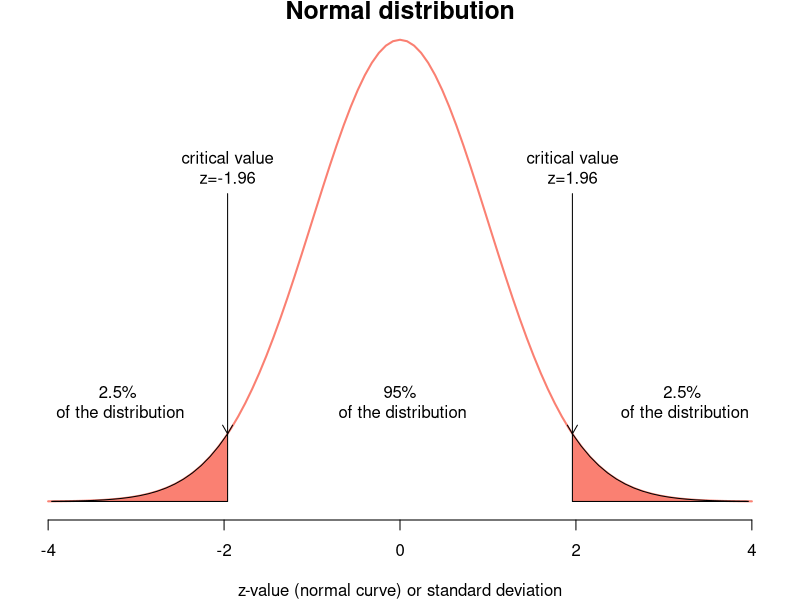
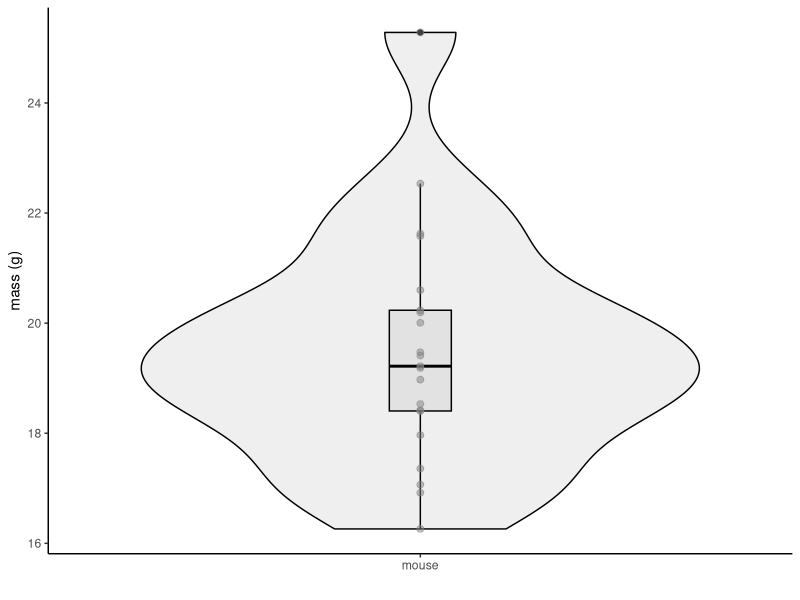
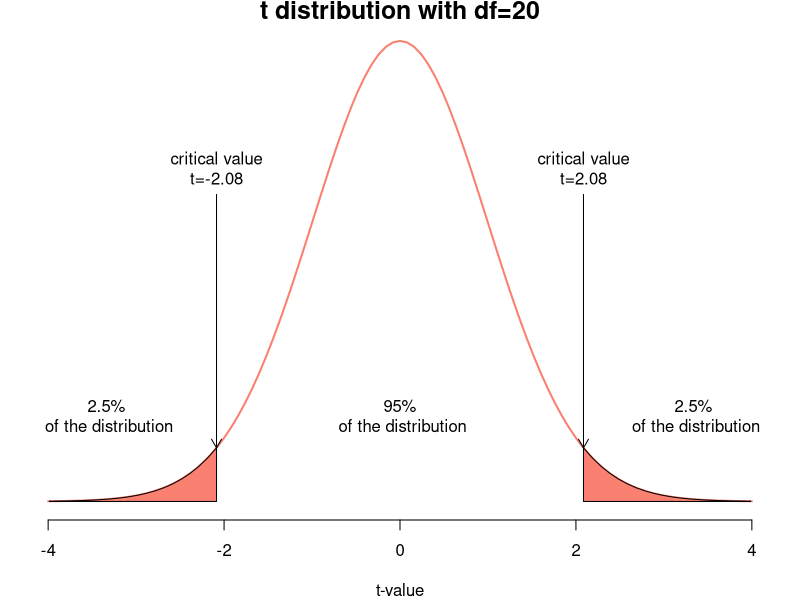
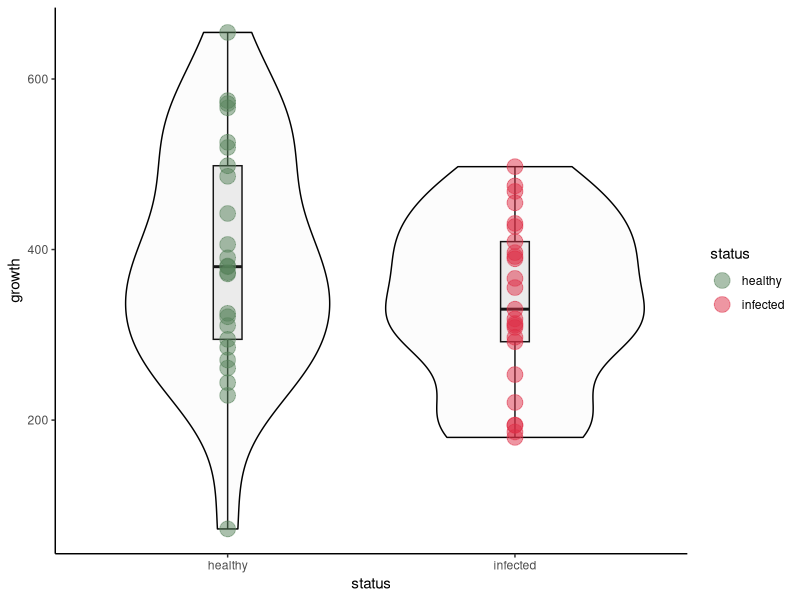

R code for these plots, in order: (Note: this script raises an error after producing the figures.)
## ---- chunk 1
#| include: false
knit_print.data.frame = function(x, ...) {
  res = paste(c("", "", 
                knitr::kable(x, digits = 2) |> 
                  kableExtra::kable_styling()), collapse = "\n")
  knitr::asis_output(res)
}

registerS3method(
  "knit_print", "data.frame", knit_print.data.frame,
  envir = asNamespace("knitr")
)

## ---- chunk 2
#| echo: false
cowID<-as.character(1:80)
group<-rep(c("Control","Supplement"), each=40)
milk<-c(rnorm(40,24.5,2.2),rnorm(40,27.5,3))
df<-data.frame(cowID,group,milk)
head(df)


## ---- chunk 3
#| echo: false
# If you are looking at the code on quarto, this code IS NOT IMPORTANT
# for you to understand. The figure is what matters


x<-seq(-5,5,length.out=1000)
op <- par(mai=c(0.8, 0.2, 0.2, 0.2))
curve(dnorm(x), -4, 4, xlab="z-value (normal curve) or standard deviation", ylab="", yaxt="n",
      ylim=c(0,0.4),lwd=2,col="salmon",
      frame=FALSE , main="Normal distribution", cex.main=1.5)
xs1 <- seq(qnorm(.025), -4, by=-0.1)
ys1 <- dnorm(xs1)
xs2 <- seq(qnorm(.975), 4, by=0.1)
ys2 <- dnorm(xs2)
polygon(c(xs1, rev(xs1)), c(rep(0, length(xs1)), rev(ys1)), col="salmon")
polygon(c(xs2, rev(xs2)), c(rep(0, length(xs2)), rev(ys2)), col="salmon")

text(xs1[1], dnorm(0)/1.5, "critical value\nz=-1.96", pos=3)
text(xs2[1], dnorm(0)/1.5, "critical value\nz=1.96", pos=3)
arrows(xs1[1], dnorm(0)/1.5, xs1[1], ys1[1], length=0.1)
arrows(xs2[1], dnorm(0)/1.5, xs2[1], ys2[1], length=0.1)
text(xs1[1]-1.25, ys1[1]+0.005, "2.5%\n of the distribution", pos=3)
text(xs2[1]+1.25, ys1[1]+0.005, "2.5%\n of the distribution", pos=3)
text(0, ys1[1]+0.005, "95%\n of the distribution", pos=3)

par(op)
## ---- chunk 4
qnorm(0.025)
qnorm(0.975)
## ---- chunk 5
pnorm(1.96)
pnorm(-1.96)
## ---- chunk 6
#| echo: false
#| warning: false
#| message: false

library(ggplot2)

## ---- chunk 7
mousedata<-read.csv("mousedata.csv")
mousedata<-mousedata$x
df1<-data.frame(mousedata,mouse="mouse")
ggplot(data=df1,aes(x=mouse,y=mousedata))+
  geom_violin(fill=gray(0.7,0.2),color="black")+
  geom_boxplot(fill=gray(0.7,0.2),color="black",width=0.1)+
  geom_point(size=2,col=gray(0.5,0.5))+
   theme_bw() + theme(panel.border = element_blank(), panel.grid.major = element_blank(),
                     panel.grid.minor = element_blank(), axis.line = element_line(colour = "black"))+
  ylab("mass (g)")+
  xlab("")

## ---- chunk 8
alpha<-0.05
qt(c(alpha/2, 1-alpha/2), df=21-1)
## ---- chunk 9

op <- par(mai=c(0.8, 0.2, 0.2, 0.2))
curve(dt(x, df=99), -4, 4, xlab="t-value", ylab="", yaxt="n",
      ylim=c(0,0.4),lwd=2,col="salmon",
      frame=FALSE , main="t distribution with df=20", cex.main=1.5)
xs1 <- seq(qt(.025, df=20), -4, by=-0.1)
ys1 <- dt(xs1, df=99)
xs2 <- seq(qt(.975, df=20), 4, by=0.1)
ys2 <- dt(xs2, df=99)
polygon(c(xs1, rev(xs1)), c(rep(0, length(xs1)), rev(ys1)), col="salmon")
polygon(c(xs2, rev(xs2)), c(rep(0, length(xs2)), rev(ys2)), col="salmon")
#text(xs1[1], dt(0,18)/1.5, "t=-2.10\np=0.05", pos=3)
#text(xs2[1], dt(0,18)/1.5, "t=2.10\np=0.05", pos=3)
text(xs1[1], dt(0,99)/1.5, "critical value\nt=-2.08", pos=3)
text(xs2[1], dt(0,99)/1.5, "critical value\nt=2.08", pos=3)
arrows(xs1[1], dt(0,99)/1.5, xs1[1], ys1[1], length=0.1)
arrows(xs2[1], dt(0,99)/1.5, xs2[1], ys2[1], length=0.1)
text(xs1[1]-1.25, ys1[1]+0.005, "2.5%\n of the distribution", pos=3)
text(xs2[1]+1.25, ys1[1]+0.005, "2.5%\n of the distribution", pos=3)
text(0, ys1[1]+0.005, "95%\n of the distribution", pos=3)
#text(-3, dt(0,18), "t=-3\np=0.0038", pos=3)
#text(3, dt(0,18), "t=3\np=0.0038", pos=3)
#text(-3, dt(0,18), "t=-3", pos=3)
#text(3, dt(0,18), "t=3", pos=3)
#arrows(-3, dt(0,18), -3, dt(-3,18), length=0.1)
#arrows(3, dt(0,18), 3, dt(3,18), length=0.1)
par(op)
## ---- chunk 10
y_bar<-mean(mousedata)
## ---- chunk 11
se_y <- sd(mousedata)/sqrt(length(mousedata))
## ---- chunk 12
t_stat <- (y_bar - 21)/se_y
t_stat
## ---- chunk 13
alpha<-0.05
qt(c(alpha/2, 1-alpha/2), df=21-1)
## ---- chunk 14
t.test(mousedata,mu=20.2)
## ---- chunk 15
tunadata<-read.csv("tunadata.csv")
head(tunadata)
## ---- chunk 16
ggplot(data = tunadata, aes(x = status, y = growth)) + 
  geom_boxplot(fill=gray(0.7,0.25),color="black",width=0.1) +
  geom_violin(fill=gray(0.9,0.1),color="black")+
 theme_bw() + theme(panel.border = element_blank(), panel.grid.major = element_blank(),
                     panel.grid.minor = element_blank(), axis.line = element_line(colour = "black"))+
  geom_point(aes(color = status), size = 5, alpha = 0.5)+
  scale_color_manual(values=c("#57825a","#dd2e46"))
## ---- chunk 17
t.test(growth ~ status, data = tunadata, 
       var.equal = T , paired = FALSE, 
       alternative = )
